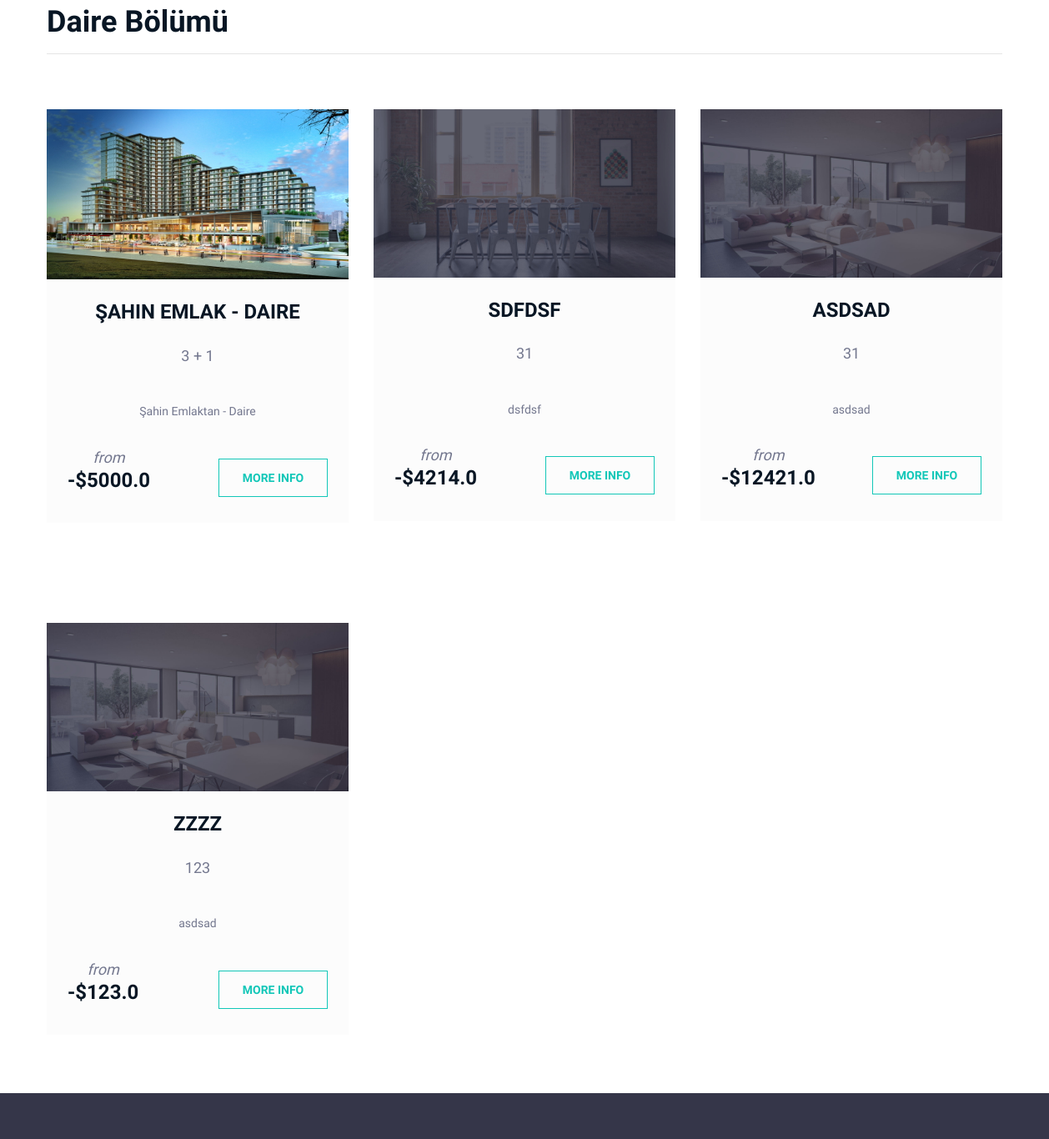
The app's page /category/18/daire/ (middle part), older data.
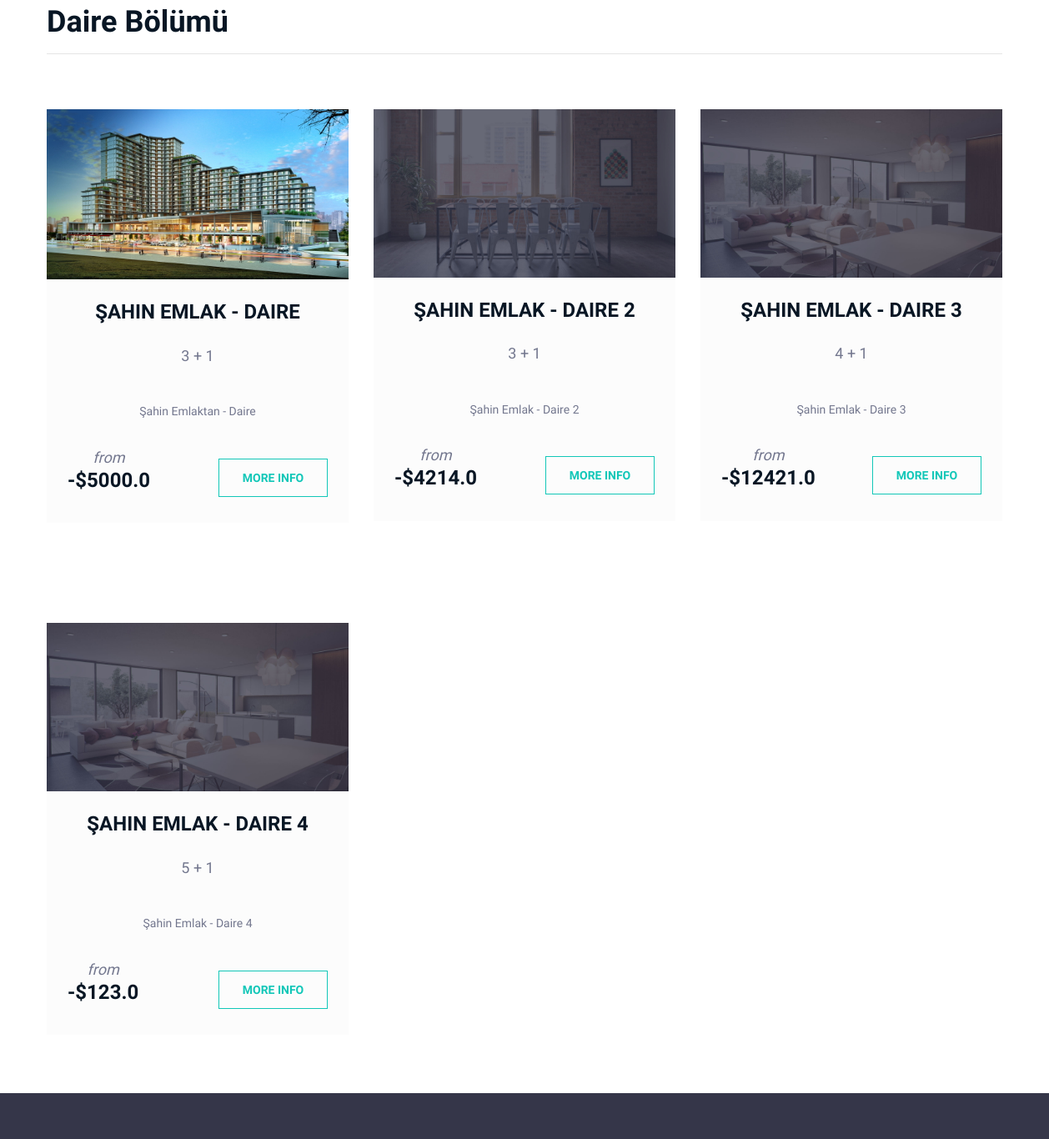
The same page, newer data.
### emlak/models.py (models this page shows, shortened)
class Category(MPTTModel):   # tablomuz
    STATUS = (            # --> 2 amaçla yapılır 1-Tabloyu oluşturmak   2- Adminde yönetilmeyi ayarlamak
        ('True','Evet'),
        ('False','Hayır'),
    )
    title = models.CharField(max_length=30)     # uzunluk
    keywords = models.CharField(blank=True,max_length=255)     # alan türü
    description = models.CharField(blank=True,max_length=255)     #alan türü
    image = models.ImageField(blank=True,upload_to='images/')     #dosya eklenecek resim
    status = models.CharField(max_length=10, choices=STATUS)   # yukarda evet hayır verdiğimiz için drowdown menude evet hayır var
    slug = models.SlugField()     #adres satırında id yerine metinsel bir şekilde çagırmak icin category/3
    parent = TreeForeignKey('self',blank=True, null=True, related_name='children', on_delete=models.CASCADE)   # kendisiyle ilişkili(kendi id)
    create_at = models.DateTimeField(auto_now_add=True)   # ne zaman oluşturuldu
    update_at = models.DateTimeField(auto_now_add=True)   # ne zaman güncellendi
    class MPTTMeta:
        order_insertion_by = ['title']
    def image_tag(self):   # Adminde yuklenen resimlerin gosterilmesi
        return mark_safe('<img src="{}" height="50"/>'.format(self.image.url))   # bu html kodu ile resimler gözüküyor
    image_tag.short_description = "Image"

class Emlak(models.Model):   # tablomuz
    STATUS = (                                                           # one to one -> user ın üye kaydı ve kimlik bilgisi
        ('True','Evet'),                                                   # many to one -> danışman ve öğrenci (her öğrencinin bir tane danışmanı vardır)
        ('False','Hayır'),                                               # many to many -> dersler ve öğrenciler
    )                                                                    # one to many -> pantolon hem kışlıkta hem erkek giysisi tablosunda olabilir
    category = models.ForeignKey(Category,on_delete=models.CASCADE)      # burada ise tablodaki gibi productta category_id category deki id ye bağlı(manyToOne)
    title = models.CharField(max_length=30)     # uzunluk
    keywords = models.CharField(blank=True,max_length=255)     # alan türü
    description = models.CharField(blank=True,max_length=255)     #alan türü
    image = models.ImageField(blank=True,upload_to='images/')     #dosya eklenecek resim
    price = models.FloatField()
    square = models.IntegerField()
    rooms = models.CharField(blank=True, max_length=5)
    salon = models.CharField(blank=True,max_length=20)
    yatakOda = models.CharField(blank=True, max_length=20)
    banyo = models.CharField(blank=True, max_length=20)
    garaj = models.CharField(blank=True, max_length=20)
    binaYasi = models.CharField(blank=True, max_length=20)
    detail = RichTextUploadingField()
    slug = models.SlugField(blank=True,max_length=255)
    status = models.CharField(max_length=10, choices=STATUS)   # yukarda evet hayır verdiğimiz için drowdown menude evet hayır var
    create_at = models.DateTimeField(auto_now_add=True)   # ne zaman oluşturuldu
    update_at = models.DateTimeField(auto_now_add=True)   # ne zaman güncellendi
    def image_tag(self):   # Adminde yuklenen resimlerin gosterilmesi
        return mark_safe('<img src="{}" height="50"/>'.format(self.image.url))   # bu html kodu ile resimler gözüküyor
    image_tag.short_description = "Image"

### home/views.py (the view)
# urls.py: path('category/<int:id>/<slug:slug>/', views.category_products, name='category_products'),
def category_products(request,id,slug):
    category = Category.objects.all()
    categorydata = Category.objects.get(pk=id)
    emlaklar = Emlak.objects.filter(category_id=id)
    context = {'emlaklar':emlaklar,'category':category,'categorydata':categorydata}
    return render(request,'emlaklar.html',context)

### home/templates/emlaklar.html (shortened to what this page needs)
{% extends 'homebase.html' %}
{% load static %}
{% block content %}
    <div class="section">
        <div class="container">
            <h2>{{ categorydata.title }} Bölümü</h2><hr>
            <div style="margin-top: 10px" class="row">
                {%  for rs in emlaklar %}
                <div class="col-lg-4 col-md-6 feature-box">
					<div style="background-color: #FCFCFC" class="development-box">
						<img src="{{ rs.image.url }}" alt="">
						<div class="dev-text">
							<a href="/emlak/{{ rs.id }}/{{ rs.slug }}" ><h4> {{ rs.title }} </h4></a>
							<h5> {{rs.rooms  }}</h5>
							<p>{{ rs.description }} </p>
							<div class="dev-price">
								<span>from</span>
								<h4>-${{ rs.price }}</h4>
							</div>
							<a href="#" style="position:relative; z-index: 4;" class="site-btn">MORE INFO</a>
						</div>
					</div>
				</div>
                {% endfor %}
            </div>
        </div>
    </div>
{% endblock %}

### home/templates/homebase.html (shortened to what this page needs)
{% load static %}
<!DOCTYPE html>
<html lang="en">
  <head>
    {% load static %}
	<link rel="stylesheet" href="{% static  'css/bootstrap.min.css' %}"/>
	<link rel="stylesheet" href="{% static 'css/font-awesome.min.css' %}"/>
	<link rel="stylesheet" href="{% static 'css/flaticon.css' %}"/>
	<link rel="stylesheet" href="{% static 'css/magnific-popup.css' %}"/>
	<link rel="stylesheet" href="{% static 'css/owl.carousel.min.css' %}"/>
	<link rel="stylesheet" href="{% static 'css/style.css' %}"/>
  </head>
  {% include 'header.html' %}
  {% block content %} {% endblock %}
  {% include 'footer.html' %}
<body>
</body>
</html>

### home/templates/header.html (shortened to what this page needs)
{% load static %}
        <link rel="stylesheet" href="{% static 'css/altCategory.css' %}">
                            {% load mptt_tags %}

### home/templates/footer.html (shortened to what this page needs)
{% load static %}
	<footer class="footer-section">
	</footer>

### home/static/css/style.css (style rules this page uses)
html, body { height: 100%; font-family: "Sarabun", sans-serif; -webkit-font-smoothing: antialiased; font-smoothing: antialiased; }
h1, h2, h3, h4, h5, h6 { margin: 0; color: #081624; font-weight: 600; }
h2 { font-size: 36px; }
h4 { font-size: 24px; }
h5 { font-size: 18px; }
p { font-size: 18px; color: #73778e; line-height: 1.6; }
img { max-width: 100%; }
.site-btn { display: inline-block; border: 1px solid #12c7b8; font-size: 14px; font-weight: 600; min-width: 131px; padding: 14px 25px; text-transform: uppercase; background: transparent; color: #12c7b8; line-height: normal; cursor: pointer; text-align: center; }
.feature-box { text-align: center; padding: 50px 15px 40px; background: #fff; min-height: 373px; }
.feature-box::after, .feature-box::before { position: absolute; content: ""; -webkit-transition: all 0.4s; transition: all 0.4s; z-index: 0; }
.feature-box::after { width: 0%; height: 100%; left: 50%; top: 0; border-bottom: 2px solid #12c7b8; border-top: 2px solid #12c7b8; }
.feature-box::before { width: 100%; height: 0%; top: 50%; left: 0; border-left: 2px solid #12c7b8; border-right: 2px solid #12c7b8; }
.feature-box h5 { font-weight: 700; padding: 15px 0px 25px; position: relative; z-index: 4; }
.feature-box p { font-size: 16px; position: relative; z-index: 4; }
.footer-section { padding: 65px 0; background: #353649; }
.development-box { background: #fff; margin-bottom: 30px; }
.development-box img { min-width: 100%; }
.development-box .dev-text { padding: 25px; overflow: hidden; }
.development-box .dev-text h4 { text-transform: uppercase; font-weight: 700; margin-bottom: 12px; }
.development-box .dev-text h5 { font-weight: 400; color: #73778e; margin-bottom: 20px; }
.development-box .dev-text p { font-size: 14px; margin-bottom: 30px; }
.development-box .dev-price { float: left; }
.development-box .dev-price span { font-size: 18px; color: #73778e; font-style: italic; }
.development-box .dev-price h4 { font-weight: 700; }
.development-box .site-btn { float: right; margin-top: 15px; }
@media (min-width: 1200px) { .container { max-width: 1176px; } }

Row changes from the older to the newer data that the page shows:
changed Emlak: title "SDFDSF" → "ŞAHIN EMLAK - DAIRE 2"; rooms "31" → "3 + 1"; description "dsfdsf" → "Şahin Emlak - Daire 2"
changed Emlak: title "ASDSAD" → "ŞAHIN EMLAK - DAIRE 3"; rooms "31" → "4 + 1"; description "asdsad" → "Şahin Emlak - Daire 3"
changed Emlak: title "ZZZZ" → "ŞAHIN EMLAK - DAIRE 4"; rooms "123" → "5 + 1"; description "asdsad" → "Şahin Emlak - Daire 4"
